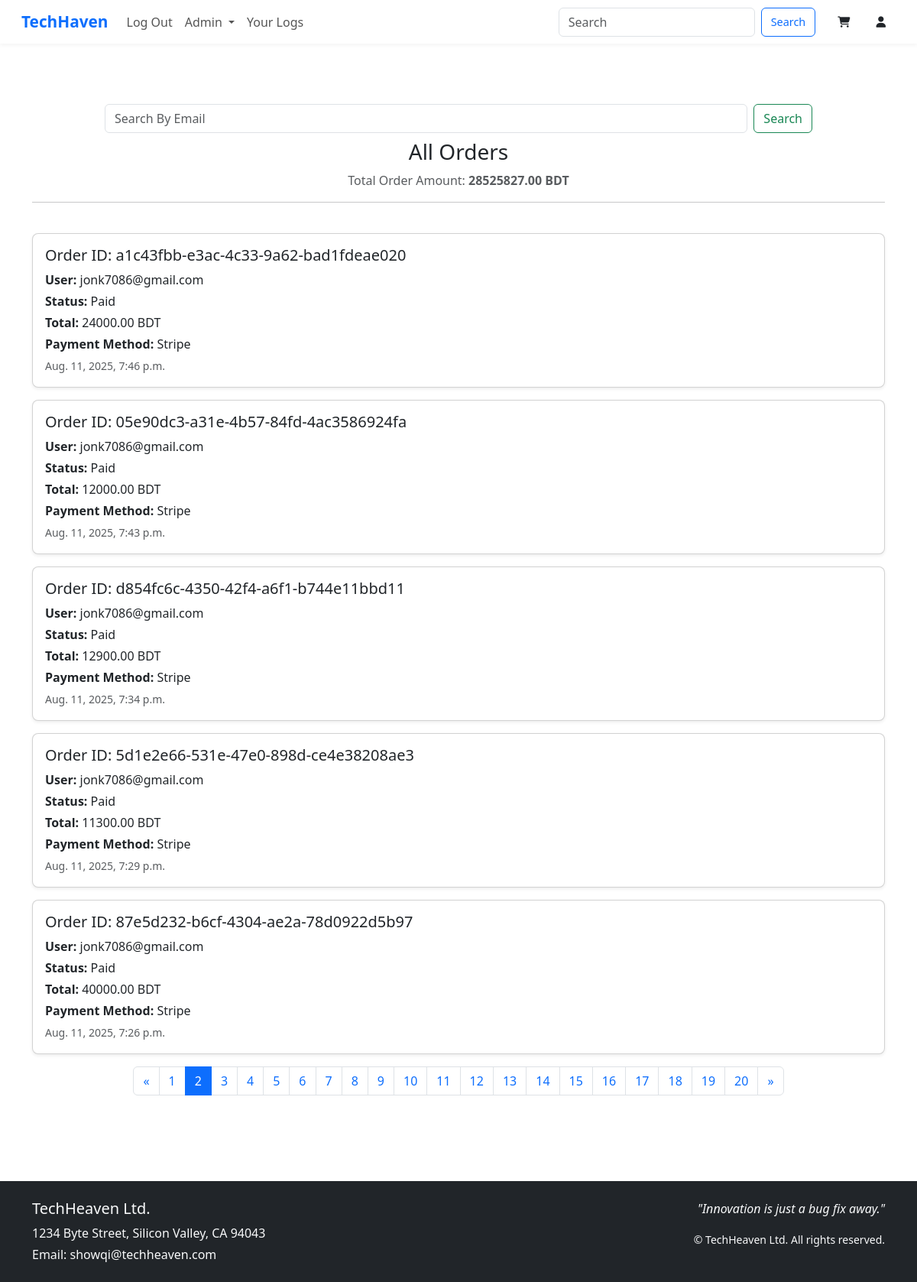
Page /order/list/?page=2 (signed in) on the committed database.
### order/models.py (models this page shows, shortened)
class Order(models.Model):
    id = models.UUIDField(primary_key=True, default=uuid.uuid4, editable=False)
    user = models.ForeignKey(User, on_delete=models.CASCADE)
    cart_item=models.ForeignKey(CartItem, on_delete=models.CASCADE, null=True, blank=True)
    created_at = models.DateTimeField(auto_now_add=True)
    updated_at = models.DateTimeField(auto_now=True)
    is_paid = models.BooleanField(default=False)
    status = models.CharField(max_length=20, default='Pending')
    order_type = models.CharField(max_length=20,default='single',null=True,blank=True) # 'single' for single item order, 'multiple' for multiple items order
    total_amount = models.DecimalField(max_digits=10, decimal_places=2, default=0.00)
    payment_method=models.CharField(max_length=100, null=True, blank=True,choices=[
       ('SSL Commerz', 'SSL Commerz'),
       ('Stripe', 'Stripe'),
    ])
    payment_id = models.CharField(max_length=100, blank=True, null=True)
    shipping_address = models.TextField(blank=True, null=True)

### accounts/models.py (models this page shows)
class CustomUser(AbstractBaseUser, PermissionsMixin):
    email = models.EmailField(unique=True)
    role=models.CharField(max_length=20,choices=(('ADMIN','admin'),('USER','user')),default='USER')
    default_device = models.CharField(max_length=255, null=True, blank=True)
    is_active = models.BooleanField(default=False)
    is_staff = models.BooleanField(default=False)
    objects = UserManager()
    USERNAME_FIELD = "email"
    REQUIRED_FIELDS = []

### order/views.py (the view)
# urls.py: path('order/list/',order_list,name="order_list"),
@login_required
def order_list(request):
    if request.user.role != "ADMIN":
        return HttpResponse("Need to be an Admin. You are not allowed")
    query = request.GET.get('query', '').strip()
    if query:
        orders = Order.objects.filter(user__email__icontains=query).order_by('-created_at')
    else:
        orders = Order.objects.all().order_by('-created_at')
    total_order_amount = sum(order.total_amount for order in orders)
    paginator = Paginator(orders, 5)  # 5 orders per page
    page_number = request.GET.get('page', 1)
    page_obj = paginator.get_page(page_number)
    return render(request, 'order/order_list.html', {
        'orders': page_obj,
        'total_order_amount': total_order_amount,
        'paginator': paginator,
        'page_obj': page_obj,
    })

### order/templates/order/order_list.html (shortened to what this page needs)
{% extends "layout.html" %}
{% block content %}
<div class="container py-5">
  <div class="row justify-content-center">
    <div class="col-lg-10 mt-2 mb-2">
      <form class="d-flex" role="search" method="GET" action="{% url 'order_list' %}">
            <input class="form-control me-2" type="search" placeholder="Search By Email" aria-label="Search" value="{{ query }}" name="query"/>
            <button class="btn btn-outline-success" type="submit">Search</button>
      </form>
    </div>
      <div class="mb-4 text-center">
        <h3>All Orders</h3>
        <p class="text-muted">
          Total Order Amount: <strong>{{ total_order_amount }} BDT</strong>
        </p>
        <hr>
      </div>
      <div id="order-list">
        {% for order in orders %}
          <div class="card mb-3 shadow-sm rounded-3">
            <div class="card-body">
              <h5 class="card-title">Order ID: {{ order.id }}</h5>
              <p class="mb-1"><strong>User:</strong> {{ order.user.email }}</p>
              <p class="mb-1"><strong>Status:</strong> {{ order.status }}</p>
              <p class="mb-1"><strong>Total:</strong> {{ order.total_amount }} BDT</p>
              <p class="mb-1"><strong>Payment Method:</strong> {{ order.payment_method }}</p>
              <p class="mb-0 text-muted"><small>{{ order.created_at }}</small></p>
            </div>
          </div>
        {% empty %}
          <p class="text-center text-muted">No orders found.</p>
        {% endfor %}
      </div>
      {% if paginator.num_pages > 1 %}
      <nav aria-label="Page navigation">
        <ul class="pagination justify-content-center">
          {% if page_obj.has_previous %}
            <li class="page-item">
              <a class="page-link" href="?page={{ page_obj.previous_page_number }}" aria-label="Previous">
                <span aria-hidden="true">&laquo;</span>
              </a>
            </li>
          {% else %}
            <li class="page-item disabled">
              <span class="page-link">&laquo;</span>
            </li>
          {% endif %}
          {% for num in paginator.page_range %}
            {% if num == page_obj.number %}
              <li class="page-item active" aria-current="page">
                <span class="page-link">{{ num }}</span>
              </li>
            {% else %}
              <li class="page-item"><a class="page-link" href="?page={{ num }}">{{ num }}</a></li>
            {% endif %}
          {% endfor %}
          {% if page_obj.has_next %}
            <li class="page-item">
              <a class="page-link" href="?page={{ page_obj.next_page_number }}" aria-label="Next">
                <span aria-hidden="true">&raquo;</span>
              </a>
            </li>
          {% else %}
            <li class="page-item disabled">
              <span class="page-link">&raquo;</span>
            </li>
          {% endif %}
        </ul>
      </nav>
      {% endif %}
    </div>
  </div>
</div>
{% endblock %}

### accounts/templates/layout.html (style rules this page uses)
html, body { height: 100%; margin: 0; }
body { display: flex; flex-direction: column; min-height: 100vh; }

### rows in the picture
Order: id "a1c43fbb-e3ac-4c33-9a62-bad1fdeae020", user.email "jonk7086@gmail.com", status "Paid", total_amount "24000.00", payment_method "Stripe", created_at "Aug. 11, 2025, 7:46 p.m."
Order: id "05e90dc3-a31e-4b57-84fd-4ac3586924fa", user.email "jonk7086@gmail.com", status "Paid", total_amount "12000.00", payment_method "Stripe", created_at "Aug. 11, 2025, 7:43 p.m."
Order: id "d854fc6c-4350-42f4-a6f1-b744e11bbd11", user.email "jonk7086@gmail.com", status "Paid", total_amount "12900.00", payment_method "Stripe", created_at "Aug. 11, 2025, 7:34 p.m."
Order: id "5d1e2e66-531e-47e0-898d-ce4e38208ae3", user.email "jonk7086@gmail.com", status "Paid", total_amount "11300.00", payment_method "Stripe", created_at "Aug. 11, 2025, 7:29 p.m."
Order: id "87e5d232-b6cf-4304-ae2a-78d0922d5b97", user.email "jonk7086@gmail.com", status "Paid", total_amount "40000.00", payment_method "Stripe", created_at "Aug. 11, 2025, 7:26 p.m."

### other values in the picture
{{ total_order_amount }} "28525827.00"
{{ num }} "1" "3" "4" "5" "6" "7" "8" "9" "10" "11" "12" "13" "14" "15" "16" "17" "18" "19" "20"
{{ num }} "2"
